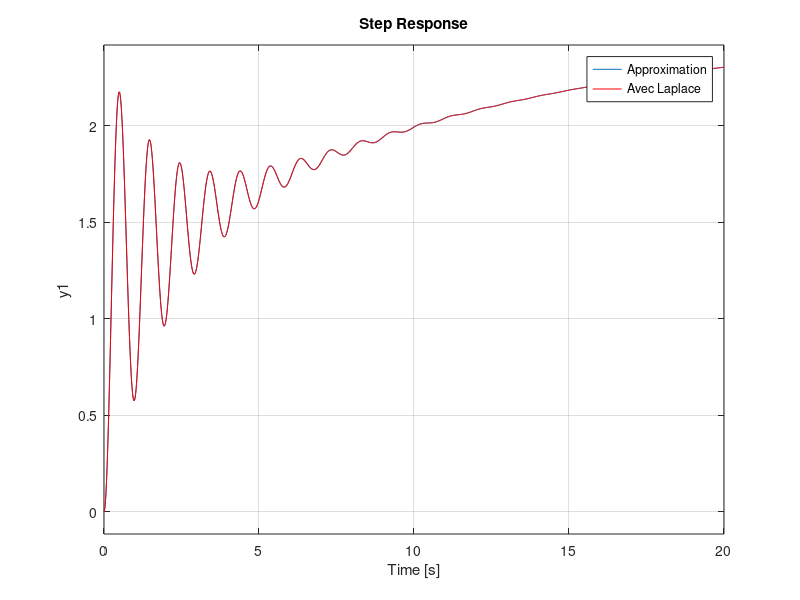

Reproduce this figure in MATLAB.
function[n] = exo_11() # Exo I/ 1)
  p = tf("p");
  sys = (10*(5*p+1))/(p^3 + 1.1*p^2 + 42.1*p + 4);

  Tend = 20;
  NbPoints = 1000;
  t = linspace(0, Tend, NbPoints);
  step(sys, t);

  input = 1/p;
  output = sys * input;

  outputNumer = get(output, "num"){1}
  outputDeter = get(output, "den"){1}
  [R, P, K, E] = residue(outputNumer, outputDeter);

  y = zeros(size(t));
  for i = 1:length(R)
    y = y + R(i) * t.^(E(i) - 1) / factorial(E(i)-1) .* exp(t*P(i));
  endfor  

  pause(3);
  hold on;
  plot(t, real(y), 'r');
  legend("Approximation", "Avec Laplace");
  disp("Les poles sont : ");
  P
end